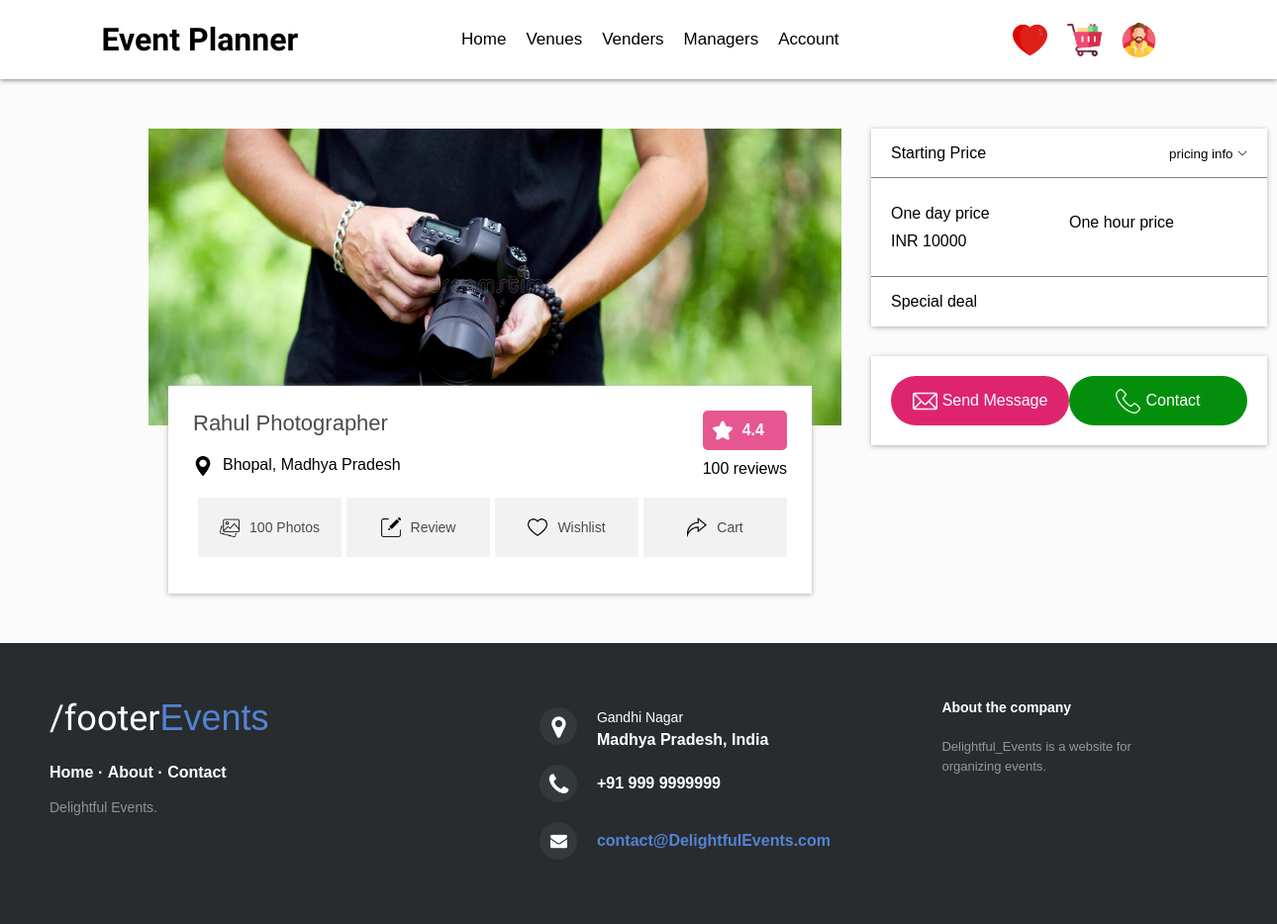
Screenshot of /venderDtls/9edcdeba-382d-4980-bde6-763d11ff934e with the database file from the repository.
### Tables/models.py (models this page shows, shortened)
class Venders(models.Model):
    vender_id = models.UUIDField(primary_key=True,default=uuid.uuid4,editable=False)
    vender_name = models.CharField(max_length=50)
    mobile = models.CharField(max_length=10)
    email = models.CharField(max_length=50)
    state = models.CharField(max_length=20)
    city = models.CharField(max_length=20)
    vender_image = models.ImageField(upload_to='VenderImage')
    price = models.CharField(max_length=5)
    vender_type = models.ForeignKey(Vender_Type, on_delete=models.CASCADE)
    class Meta:
        ordering = ['vender_type']

### Wedding/views.py (the view)
# urls.py: path('venderDtls/<uuid:vender_id>', views.VenderDetails, name='venderDtls'),
def VenderDetails(request, vender_id):
    vender_dtls = Venders.objects.filter(vender_id=vender_id)
    cart_item = 0
    if request.user.is_authenticated:
        user=request.user
        venue_count = Venue_Cart.objects.filter(user=user).count()
        vender_count = Vender_Cart.objects.filter(user=user).count()
        cake_count = CAKE_CART.objects.filter(user=user).count()
        cart_item = venue_count + vender_count + cake_count
    data = {'vender_dtls': vender_dtls, 'total_item': cart_item}
    return render(request, 'VenderDetailed.html', data)

### Templates/wedding/VenderDetailed.html (shortened to what this page needs)
{% include "Header.html" %}
{% for i in vender_dtls %}
<div class="detailed-container">
    <div class="details-container-col-1">
        <div class="venued-img-div">
            <img src="{{i.vender_image.url}}"
                alt="venue-image" class="img100">
        </div>
        <div class="venue-details-div">
            <div style="display: flex; justify-content: space-between;">
                <div>
                    <p class="venue-details-title">{{i.vender_name}}</p>
                    <div class="flex margin-top-10">
                        <img src="/Static/icons/location.png" alt=""
                            class="image20 margin-right-10">
                        <p>{{i.city}}, {{i.state}}</p>
                    </div>
                </div>
                <div>
                    <div class="flex rating-div">
                        <img src="/Static/icons/star.png" alt="" class="image20">
                        <p class="rating-p">4.4</p>
                    </div>
                    <p class="margin-top-10">100 reviews</p>
                </div>
            </div>
            <div class="flex detailed-footer">
                <div class="flex w-25 border-l">
                    <img src="/Static/icons/gallery.png" alt="" class="image20">
                    <p class="detailed-footer-p">100 Photos</p>
                </div>
                <div class="flex w-25 border-l">
                    <img src="/Static/icons/review.png" alt="" class="image20">
                    <p class="detailed-footer-p">Review</p>
                </div>
                <div class="flex w-25 border-l">
                    <a href="{% url 'addvender_towish' i.vender_id %}" style="text-decoration: none; display: flex; align-items: center;">
                        <img src="/Static/icons/wishlist.png" alt="" class="image20">
                        <p class="detailed-footer-p">Wishlist</p>
                    </a>
                </div>
                <div class="flex w-25 border-l">
                    <a href="{% url 'addvender_tocart' i.vender_id %}" style="text-decoration: none; display: flex; align-items: center;">
                        <img src="/Static/icons/share.png" alt="" class="image20">
                        <p class="detailed-footer-p">Cart</p>
                    </a>
                </div>
            </div>
        </div>
    </div>
    <div class="details-container-col-2">
        <div class="price-division">
            <div class="price-div-1">
                <p>Starting Price</p>
                <div>
                    <small>pricing info</small>
                    <img src="/Static/icons/arrow-down.png" alt=""
                        style="width: 10px; height: 10px;">
                </div>
            </div>
            <div class="price-div-2">
                <div style="width: 50%; align-items: center;">
                    <p>One day price</p>
                    <p style="margin-top: 10px;">INR {{i.price}}</p>
                </div>
                <div style="width: 50%; align-items: center;">
                    <p>One hour price</p>
                </div>
            </div>
            <div class="price-div-3">
                <p>Special deal</p>
            </div>
        </div>
        <div class="contact-div">
            <div class="contact-div-1">
                <div class="email-div">
                    <img src="/Static/icons/email.png" alt="" style="width: 25px; height: 25px;">
                    <p class="contact-text">Send Message</p>
                </div>
                <div class="phone-div">
                    <img src="/Static/icons/phone.png" alt="" style="width: 25px; height: 25px;">
                    <p class="contact-text">Contact</p>
                </div>
            </div>
        </div>
    </div>
</div>
{% endfor %}
{% include "Footer.html" %}

### Static/Css/Header.css (style rules this page uses)
* { margin: 0; padding: 0; box-sizing: border-box; font-family: proxima-nova, sans-serif; }
.img100 { width: 100%; height: 100%; }
.image20 { width: 20px; height: 20px; }
.margin-right-10 { margin-right: 10px; }
.margin-top-10 { margin-top: 10px; }

### Static/Css/VenueDetailed.css (style rules this page uses)
.detailed-container { margin: 50px 150; display: flex; }
.details-container-col-1 { max-width: 700px; margin: 0px 30px 0px 0px; }
.venued-img-div { width: 700px; height: 300px; background-color: white; border-radius: 5px; }
.venue-details-div { height: 210px; width: 650px; background-color: white; margin: -40px 0px 0px 20px; position: relative; box-shadow: 0px 1px 5px 0px rgb(176, 176, 176); padding: 25px; }
.venue-details-title { font-size: 22px; font-weight: 500; color: #4a4a4a; margin-bottom: 20px; }
.rating-div { background-color: rgb(230 87 145); padding: 10px; align-items: center; border-radius: 5px; }
.rating-p { color: white; font-weight: 600; margin-left: 10px; }
.details-container-col-2 { width: 450px; min-width: 400px; }
.price-division { box-shadow: 0px 1px 5px 0px rgb(176, 176, 176); }
.price-div-1 { height: 50px; background-color: white; border-bottom: 1px solid gray; display: flex; justify-content: space-between; align-items: center; padding: 0px 20px; }
.price-div-2 { height: 100px; background-color: white; border-bottom: 1px solid gray; display: flex; align-items: center; padding: 0px 20px; }
.price-div-3 { height: 50px; background-color: white; padding: 0px 20px; display: flex; justify-content: space-between; align-items: center; }
.contact-div { margin-top: 30px; box-shadow: 0px 1px 5px 0px rgb(176, 176, 176); }
.contact-div-1 { height: 90px; padding: 20px; background-color: white; display: flex; justify-content: space-between; }
.email-div { width: 180px; display: flex; background-color: rgb(223, 36, 111); align-items: center; justify-content: center; border-radius: 50px; }
.phone-div { width: 180px; display: flex; background-color: rgb(3, 143, 12); align-items: center; justify-content: center; border-radius: 50px; }
.contact-text { font-size: 16px; color: white; margin-left: 5px; font-weight: 500; }
.flex { display: flex; }
.w-25 { width: 25%; }
.border-l { border-left: 5px solid white; height: 60px; align-items: center; justify-content: center; }
.detailed-footer { margin-top: 20px; background-color: #f2f2f2; justify-content: space-around; }
.detailed-footer-p { font-size: 14px; color: #4a4a4a; margin-left: 10px; }

### Static/Css/VenueCard.css (style rules this page uses)
.rating-div { display: flex; }

### rows the page displays
Venders: vender_image (picture), vender_name "Rahul Photographer", city "Bhopal", state "Madhya Pradesh", price "10000"
